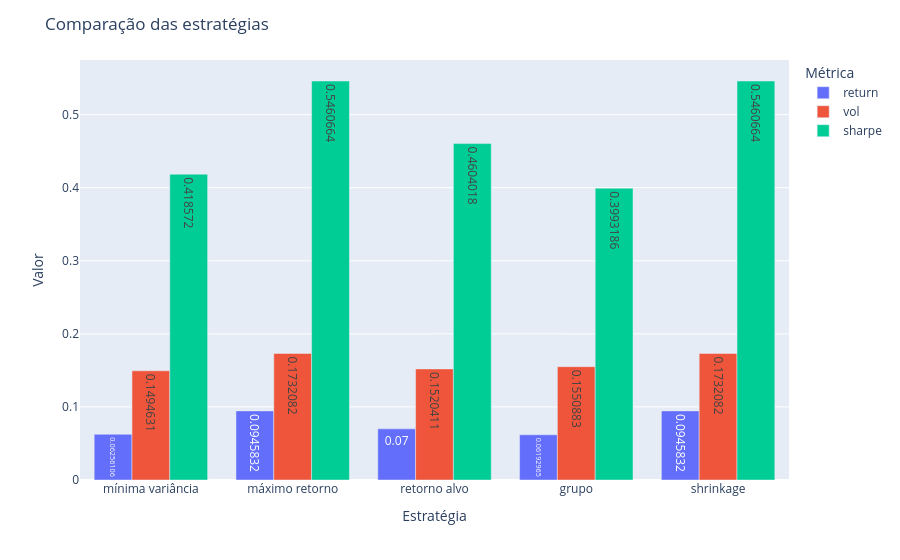

The notebook cell this image was saved under:
### Code cell
import plotly.express as px

df_plot = results.copy()

df_long = df_plot.melt(
    id_vars="strategy",
    value_vars=["return", "vol", "sharpe"],
    var_name="métrica",
    value_name="valor"
)

fig = px.bar(
    df_long,
    x="strategy",
    y="valor",
    color="métrica",
    barmode="group",
    text_auto=True
)

fig.update_layout(
    title="Comparação das estratégias",
    xaxis_title="Estratégia",
    yaxis_title="Valor",
    legend_title="Métrica"
)

fig.show()

### Figure 1 — Plotly figure (JSON) as saved in the notebook; plotly's stock layout.template omitted (floating-point values rounded to 4 significant figures)
{"data": [{"alignmentgroup": "True", "hovertemplate": "métrica=return<br>strategy=%{x}<br>valor=%{y}<extra></extra>", "legendgroup": "return", "marker": {"color": "#636efa", "pattern": {"shape": ""}}, "name": "return", "offsetgroup": "return", "orientation": "v", "showlegend": true, "textposition": "auto", "texttemplate": "%{y}", "type": "bar", "x": ["mínima variância", "máximo retorno", "retorno alvo", "grupo", "shrinkage"], "xaxis": "x", "y": [0.06256, 0.09458, 0.07, 0.06193, 0.09458], "yaxis": "y"}, {"alignmentgroup": "True", "hovertemplate": "métrica=vol<br>strategy=%{x}<br>valor=%{y}<extra></extra>", "legendgroup": "vol", "marker": {"color": "#EF553B", "pattern": {"shape": ""}}, "name": "vol", "offsetgroup": "vol", "orientation": "v", "showlegend": true, "textposition": "auto", "texttemplate": "%{y}", "type": "bar", "x": ["mínima variância", "máximo retorno", "retorno alvo", "grupo", "shrinkage"], "xaxis": "x", "y": [0.1495, 0.1732, 0.152, 0.1551, 0.1732], "yaxis": "y"}, {"alignmentgroup": "True", "hovertemplate": "métrica=sharpe<br>strategy=%{x}<br>valor=%{y}<extra></extra>", "legendgroup": "sharpe", "marker": {"color": "#00cc96", "pattern": {"shape": ""}}, "name": "sharpe", "offsetgroup": "sharpe", "orientation": "v", "showlegend": true, "textposition": "auto", "texttemplate": "%{y}", "type": "bar", "x": ["mínima variância", "máximo retorno", "retorno alvo", "grupo", "shrinkage"], "xaxis": "x", "y": [0.4186, 0.5461, 0.4604, 0.3993, 0.5461], "yaxis": "y"}], "layout": {"barmode": "group", "legend": {"title": {"text": "Métrica"}, "tracegroupgap": 0}, "margin": {"t": 60}, "title": {"text": "Comparação das estratégias"}, "xaxis": {"anchor": "y", "domain": [0, 1], "title": {"text": "Estratégia"}}, "yaxis": {"anchor": "x", "domain": [0, 1], "title": {"text": "Valor"}}}}
